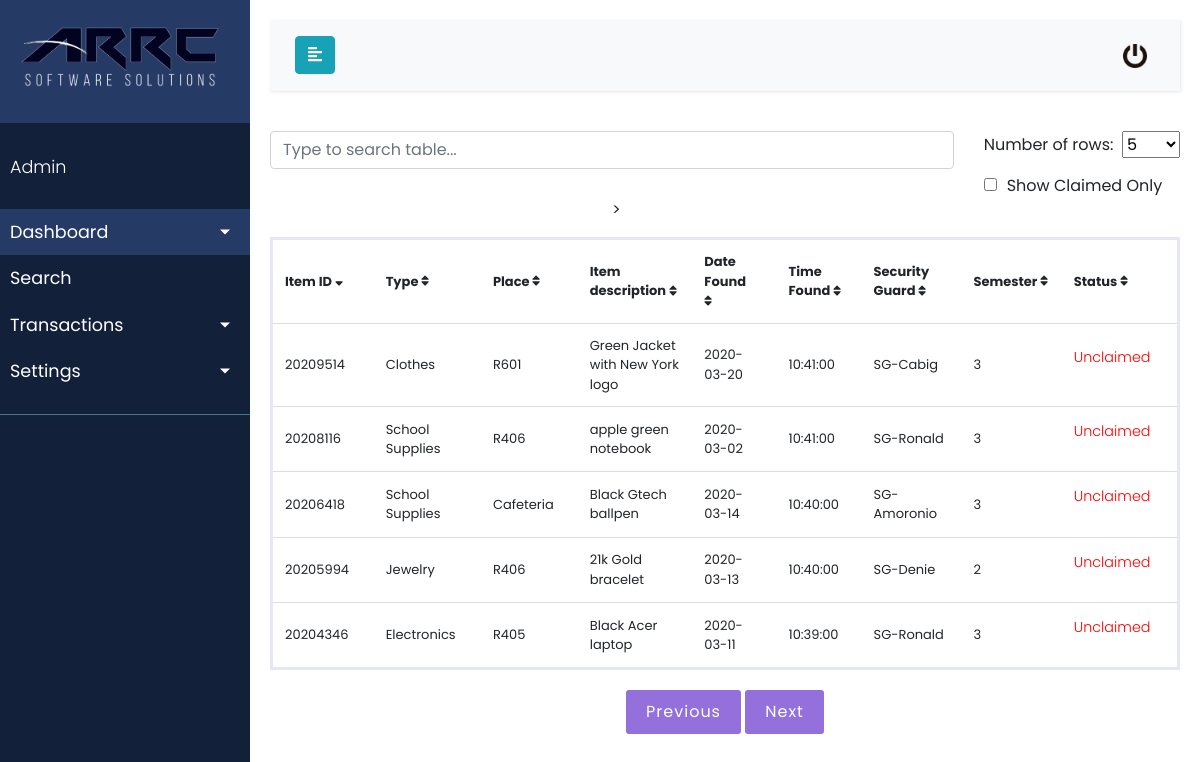
The page /ARRC_LAFS/search.php?column=item_ID&order=desc (signed in) on the database its author committed.
### tables this page shows
CREATE TABLE `tb_item` (
  `item_ID` int(11) NOT NULL,
  `item_Type` varchar(100) NOT NULL,
  `item_place` varchar(100) NOT NULL,
  `item_desc` varchar(100) NOT NULL,
  `item_dateFound` date NOT NULL,
  `item_timeFound` time NOT NULL,
  `item_dateClaimed` date NOT NULL,
  `item_timeClaimed` time NOT NULL,
  `item_security` varchar(100) NOT NULL,
  `item_semester` varchar(10) NOT NULL,
  `claimant_ID` int(11) NOT NULL,
  `item_status` tinyint(1) NOT NULL
);

### ARRC_LAFS/search.php (the view, shortened to what this page needs)
<!DOCTYPE html>
<html>
<head>
    <link rel="stylesheet" href="https://use.fontawesome.com/releases/v5.3.1/css/all.css">
    <link rel="stylesheet" href="https://stackpath.bootstrapcdn.com/bootstrap/4.1.0/css/bootstrap.min.css">
    <link rel="stylesheet" href="style2.css">
</head>
<body>
    <div class="wrapper">
        <nav id="sidebar">
            <div class="sidebar-header">
                <h3><a href="admin_page.php"><img src="ARRC.png" alt="logo" width=200 height=75 ></a></h3>
            </div>
            <ul class="list-unstyled components">
                <p>Admin</p>
                <li class="active">
                    <a href="#homeSubmenu" data-toggle="collapse" aria-expanded="false" class="dropdown-toggle">Dashboard</a>
                </li>
                <li>
                    <a href="#">Search</a>
                </li>
                <li>
                    <a href="#pageSubmenu" data-toggle="collapse" aria-expanded="false" class="dropdown-toggle">Transactions</a>
                </li>
                <li>
                    <a href="#pageSubmenu2" data-toggle="collapse" aria-expanded="false" class="dropdown-toggle">Settings</a>
                </li>
            </ul>
        </nav>
        <div id="content">
            <nav class="navbar navbar-expand-lg navbar-light bg-light">
                <div class="container-fluid">
                    <button type="button" id="sidebarCollapse" class="btn btn-info">
                        <i class="fas fa-align-left"></i>
                    </button>
                    <div class="collapse navbar-collapse" id="navbarSupportedContent">
                        <ul class="nav navbar-nav ml-auto">
                            <li class="nav-item active">
                                <a class="nav-link" href="\MyProjects\ARCprojects\ARRCLogin\logout.php" name=logout onclick="return confirm('Are you sure to logout?');"><img src="logoutbtn.png" alt="icon" width=24 height=24 style="margin-right:"></a>
                            </li>
                        </ul>
                    </div>
                </div>
            </nav>
                <div class="goleft">
                <input type="search" class="form-control pull-right" style="width:200%; margin-bottom: 20%;" id="search" placeholder="Type to search table..."/>
                </div>
                <form method="post" action="search.php" id="form">
                    <div class="goright">
                        <span class="paginationtextfield">Number of rows:</span>&nbsp;
                        <select id="num_rows" name="num_rows">
                            <?php
                            $numrows_arr = array("5","10","25","50","100","250","500","1000");
                            foreach($numrows_arr as $nrow){
                                if(isset($_POST['num_rows']) && $_POST['num_rows'] == $nrow){
                                    echo '<option value="'.$nrow.'" selected="selected">'.$nrow.'</option>';
                                }else{
                                    echo '<option value="'.$nrow.'">'.$nrow.'</option>';
                                }
                            }
                            ?>
                        </select>
                        <div>
                            <input style='margin-top: 20px; margin-right:10px' type="checkbox" autocomplete="off" id="read" name="checks" value="0" onchange="this.form.submit()" <?php if (isset($_POST['checks'])){echo "checked='checked'";} ?>/>Show Claimed Only
                        </div>
                    </div>
                <div>
                    <?php
                    $conn = mysqli_connect("localhost", "root", "1234", "db_lafts");
                    $row = 0;
                    $rowperpage = 5;
                    $columns = array('item_ID','item_Type','item_place', 'item_desc', 'item_dateFound', 'item_timeFound', 'item_security', 'item_semester', 'item_status');
                    $column = isset($_GET['column']) && in_array($_GET['column'], $columns) ? $_GET['column'] : $columns[0];
                    $sort_order = isset($_GET['order']) && strtolower($_GET['order']) == 'desc' ? 'DESC' : 'ASC';
                    $sql_query = "SELECT * FROM tb_item";
                    if (empty($_POST['checks'])){
                        $sql_query .= " WHERE item_status = 0 ";
                    }else{
                        $sql_query .= " WHERE item_status = 1 ";
                    }
                    if ($result = $conn->query($sql_query . " ORDER BY " .  $column . ' ' . $sort_order . " LIMIT $row, " . $rowperpage)) {
                        $up_or_down = str_replace(array('ASC','DESC'), array('up','down'), $sort_order);
                        $asc_or_desc = $sort_order == 'ASC' ? 'desc' : 'asc';
                        $add_class = ' class="highlight"';
                        $res = true;
                    ?>
                    <table class="table-responsive-sm" id="myTable">
                        <thead>>
                        <tr>
                            <th><a href="search.php?column=item_ID&order=<?php echo $asc_or_desc; ?>">Item ID <i class="fas fa-sort<?php echo $column == 'item_ID' ? '-' . $up_or_down : ''; ?>"></i></a></th>
                            <th><a href="search.php?column=item_Type&order=<?php echo $asc_or_desc; ?>">Type <i class="fas fa-sort<?php echo $column == 'item_Type' ? '-' . $up_or_down : ''; ?>"></i></a></th>
                            <th><a href="search.php?column=item_place&order=<?php echo $asc_or_desc; ?>">Place <i class="fas fa-sort<?php echo $column == 'item_place' ? '-' . $up_or_down : ''; ?>"></i></a></th>
                            <th><a href="search.php?column=item_desc&order=<?php echo $asc_or_desc; ?>">Item description <i class="fas fa-sort<?php echo $column == 'item_desc' ? '-' . $up_or_down : ''; ?>"></i></a></th>
                            <th style="padding-right:20px"><a href="search.php?column=item_dateFound&order=<?php echo $asc_or_desc; ?>">Date Found <i class="fas fa-sort<?php echo $column == 'item_dateFound' ? '=-' . $up_or_down : ''; ?>"></i></a></th>
                            <th><a href="search.php?column=item_timeFound&order=<?php echo $asc_or_desc; ?>">Time Found <i class="fas fa-sort<?php echo $column == 'item_timeFound' ? '-' . $up_or_down : ''; ?>"></i></a></th>
                            <th><a href="search.php?column=item_security&order=<?php echo $asc_or_desc; ?>">Security Guard <i class="fas fa-sort<?php echo $column == 'item_security' ? '-' . $up_or_down : ''; ?>"></i></a></th>
                            <th><a href="search.php?column=item_semester&order=<?php echo $asc_or_desc; ?>">Semester <i class="fas fa-sort<?php echo $column == 'item_semester' ? '-' . $up_or_down : ''; ?>"></i></a></th>
                            <th><a href="search.php?column=item_status&order=<?php echo $asc_or_desc; ?>">Status <i class="fas fa-sort<?php echo $column == 'item_status' ? '-' . $up_or_down : ''; ?>"></i></a></th>
                        </tr>
                        </thead>
                        <?php while ($row = $result->fetch_assoc()): ?>
                        <tbody>
                        <tr data-href='claim_record.php?item_ID=<?php $_SESSION['itemID'] = $row['item_ID']; echo $_SESSION['itemID']?>'>
                            <td<?php echo $column == 'item_ID' ? $add_class : ''; ?>><?php echo $row['item_ID']; ?></td>
                            <td<?php echo $column == 'item_Type' ? $add_class : ''; ?>><?php echo $row['item_Type']; ?></td>
                            <td<?php echo $column == 'item_place' ? $add_class : ''; ?>><?php echo $row['item_place']; ?></td>
                            <td<?php echo $column == 'item_desc' ? $add_class : ''; ?>><?php echo $row['item_desc']; ?></td>
                            <td<?php echo $column == 'item_dateFound' ? $add_class : ''; ?>><?php echo $row['item_dateFound']; ?></td>
                            <td<?php echo $column == 'item_timeFound' ? $add_class : ''; ?>><?php echo $row['item_timeFound']; ?></td>
                            <td<?php echo $column == 'item_security' ? $add_class : ''; ?>><?php echo $row['item_security']; ?></td>
                            <td<?php echo $column == 'item_semester' ? $add_class : ''; ?>><?php echo $row['item_semester']; ?></td>
                            <td<?php echo $column == 'item_status' ? $add_class : ''; ?>><?php if ($row['item_status'] == 0){$res = false; echo '<p style="color:red">';}else{$res=true; echo '<p style="color:blue">';}echo $converted_res = $res ? 'Claimed' : 'Unclaimed';?></td>
                        </tr>
                        </tbody>
                        <?php endwhile; ?>
                    </table>
                </div>
                <div style="margin-top:20px" id="div_pagination">
                        <input type="submit" class="button" name="but_prev" value="Previous">
                        <input type="submit" class="button" name="but_next" id="nxt" value="Next">
                </div>
                </form>
        </div>
    </div>
</body>
</html>
<?php
}
?>

### ARRC_LAFS/style2.css (style rules this page uses)
body { font-family: 'Poppins', sans-serif; background: #ffffff; }
p { font-family: 'Poppins', sans-serif; font-size: 1.1em; font-weight: 300; line-height: 1.7em; color: #ffffff; }
th { width: 20px; }
a, a:hover, a:focus { color: inherit; text-decoration: none; transition: all 0.3s; }
.navbar { padding: 15px 10px; background: #ffffff; border: none; border-radius: 0; margin-bottom: 40px; box-shadow: 1px 1px 3px rgba(0, 0, 0, 0.1); }
.wrapper { display: flex; width: 100%; align-items: stretch; }
#sidebar { min-width: 250px; max-width: 250px; background: #132039; color: #fff; transition: all 0.3s; }
#sidebar .sidebar-header { padding: 20px; background: #263A66 ; }
#sidebar ul.components { padding: 20px 0; border-bottom: 1px solid #47748b; }
#sidebar ul p { color: #fff; padding: 10px; }
#sidebar ul li a { padding: 10px; font-size: 1.1em; display: block; }
#sidebar ul li.active>a, a[aria-expanded="true"] { color: #fff; background: #263A66 ; }
a[data-toggle="collapse"] { position: relative; }
.dropdown-toggle::after { display: block; position: absolute; top: 50%; right: 20px; transform: translateY(-50%); }
#content { width: 100%; padding: 20px; min-height: 100vh; transition: all 0.3s; }
.h1, .h2, .h3, .h4, .h5, .h6, h1, h2, h3, h4, h5, h6 { margin-bottom: .5rem; font-weight: 400; line-height: 1.2; }
.goright { margin-left: 40%; float:right; }
.goleft { float:left; }
[data-href] { cursor: pointer; }

### ARRC_LAFS/search.php (style rules this page uses)
#myTable { border-collapse: collapse; width: 100%; font-size: 13px; border:3px solid lavender; }
#myTable th, #myTable td { text-align: left; padding: 12px; }
#myTable tr { border-bottom: 1px solid #ddd; }
#div_pagination { width:100%; margin-top:5px; text-align:center; }
.button { border-radius:3px; border:0px; background-color:mediumpurple; color:white; padding:10px 20px; letter-spacing: 1px; }

### rows shown on the page
tb_item: item_ID "20209514", item_Type "Clothes", item_place "R601", item_desc "Green Jacket with New York logo", item_dateFound "2020-03-20", item_timeFound "10:41:00", item_security "SG-Cabig", item_semester "3", item_status "Unclaimed"
tb_item: item_ID "20208116", item_Type "School Supplies", item_place "R406", item_desc "apple green notebook", item_dateFound "2020-03-02", item_timeFound "10:41:00", item_security "SG-Ronald", item_semester "3", item_status "Unclaimed"
tb_item: item_ID "20206418", item_Type "School Supplies", item_place "Cafeteria", item_desc "Black Gtech ballpen", item_dateFound "2020-03-14", item_timeFound "10:40:00", item_security "SG-Amoronio", item_semester "3", item_status "Unclaimed"
tb_item: item_ID "20205994", item_Type "Jewelry", item_place "R406", item_desc "21k Gold bracelet", item_dateFound "2020-03-13", item_timeFound "10:40:00", item_security "SG-Denie", item_semester "2", item_status "Unclaimed"
tb_item: item_ID "20204346", item_Type "Electronics", item_place "R405", item_desc "Black Acer laptop", item_dateFound "2020-03-11", item_timeFound "10:39:00", item_security "SG-Ronald", item_semester "3", item_status "Unclaimed"

### other values the page prints
form field num_rows "5"
